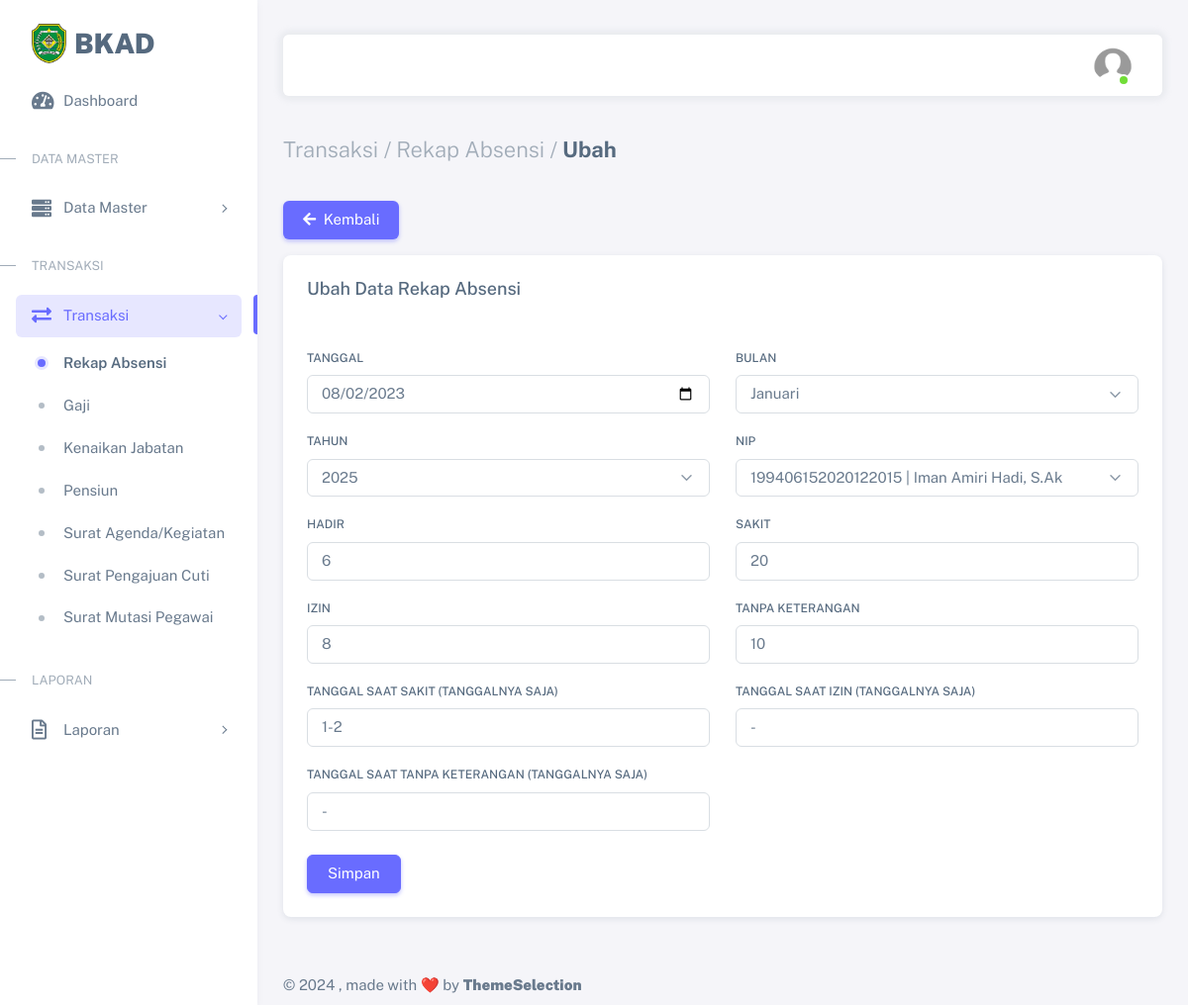
The page /admin/absensi_ed.php?id_absensi=17 (signed in) on the database its author committed.
### tables this page shows
CREATE TABLE `absensi` (
  `id_absensi` int(11) NOT NULL,
  `tgl` date NOT NULL,
  `bulan` varchar(22) NOT NULL,
  `tahun` year(4) NOT NULL,
  `id_pg` int(11) NOT NULL,
  `hadir` varchar(11) NOT NULL,
  `sakit` varchar(11) NOT NULL,
  `izin` varchar(11) NOT NULL,
  `tanpa_ket` varchar(11) NOT NULL,
  `tgl_sakit` varchar(25) NOT NULL,
  `tgl_ijin` varchar(25) NOT NULL,
  `tgl_tk` varchar(25) NOT NULL
);

### admin/absensi_ed.php (the view, shortened to what this page needs)
<?php
require_once('../head.php');
$id_absensi  = $_GET['id_absensi'];
$query = mysqli_query(
  $koneksi,
  "SELECT * FROM absensi
  INNER JOIN t_pegawai ON absensi.id_pg=t_pegawai.id_pg
  WHERE absensi.id_absensi = $id_absensi"
);
$row = mysqli_fetch_array($query);
?>
<div class="layout-wrapper layout-content-navbar">
  <div class="layout-container">
    <aside id="layout-menu" class="layout-menu menu-vertical menu bg-menu-theme">
      <div class="app-brand demo d-grid">
        <a href="index.php" class="app-brand-link">
          <span class="app-brand-logo demo">
            <img src="../assets/img/logo/tapin.png" width="35" class="img-fluid">
          </span>
          <span class="app-brand-text demo menu-text fw-bolder ms-2 text-uppercase">BKAD</span>
        </a>
      </div>
      <ul class="menu-inner py-1">
        <li class="menu-item">
          <a href="index.php" class="menu-link">
            <i class="menu-icon fas fa-tachometer-alt"></i>
            <div data-i18n="Dashboard">Dashboard</div>
          </a>
        </li>
        <li class="menu-header small text-uppercase">
          <span class="menu-header-text">Data Master</span>
        </li>
        <li class="menu-item">
          <a href="javascript:void(0);" class="menu-link menu-toggle">
            <i class="menu-icon fas fa-server"></i>
            <div data-i18n="Data Master">Data Master</div>
          </a>
        </li>
        <li class="menu-header small text-uppercase">
          <span class="menu-header-text">Transaksi</span>
        </li>
        <li class="menu-item active open">
          <a href="javascript:void(0);" class="menu-link menu-toggle">
            <i class="menu-icon fas fa-exchange-alt"></i>
            <div data-i18n="Transaksi">Transaksi</div>
          </a>
          <ul class="menu-sub">
            <li class="menu-item active">
              <a href="absensi.php" class="menu-link">
                <div data-i18n="Absensi">Rekap Absensi</div>
              </a>
            </li>
            <li class="menu-item">
              <a href="gaji.php" class="menu-link">
                <div data-i18n="Gaji">Gaji</div>
              </a>
            </li>
            <li class="menu-item">
              <a href="kenaikan.php" class="menu-link">
                <div data-i18n="Kenaikan Jabatan">Kenaikan Jabatan</div>
              </a>
            </li>
            <li class="menu-item">
              <a href="pensiun.php" class="menu-link">
                <div data-i18n="Pensiun">Pensiun</div>
              </a>
            </li>
            <li class="menu-item">
              <a href="agenda.php" class="menu-link">
                <div data-i18n="Surat Agenda">Surat Agenda/Kegiatan</div>
              </a>
            </li>
            <li class="menu-item">
              <a href="cuti.php" class="menu-link">
                <div data-i18n="Surat Pengajuan Cuti">Surat Pengajuan Cuti</div>
              </a>
            </li>
            <li class="menu-item">
              <a href="mutasi.php" class="menu-link">
                <div data-i18n="Surat Mutasi Pegawai">Surat Mutasi Pegawai</div>
              </a>
            </li>
          </ul>
        </li>
        <li class="menu-header small text-uppercase">
          <span class="menu-header-text">Laporan</span>
        </li>
        <li class="menu-item">
          <a href="javascript:void(0);" class="menu-link menu-toggle">
            <i class="menu-icon far fa-file-alt"></i>
            <div data-i18n="Laporan">Laporan</div>
          </a>
        </li>
      </ul>
    </aside>
    <div class="layout-page">
      <nav class="layout-navbar container-xxl navbar navbar-expand-xl navbar-detached align-items-center bg-navbar-theme" id="layout-navbar">
        <div class="navbar-nav-right d-flex align-items-center" id="navbar-collapse">
          <ul class="navbar-nav flex-row align-items-center ms-auto">
            <li class="nav-item navbar-dropdown dropdown-user dropdown">
              <a class="nav-link dropdown-toggle hide-arrow" href="javascript:void(0);" data-bs-toggle="dropdown">
                <div class="avatar avatar-online">
                  <img src="../assets/img/avatars/user.png" alt class="w-px-40 h-auto rounded-circle" />
                </div>
              </a>
            </li>
          </ul>
        </div>
      </nav>
      <div class="content-wrapper">
        <div class="container-xxl flex-grow-1 container-p-y">
          <h4 class="fw-bold py-3 mb-4">
            <span class="text-muted fw-light">Transaksi /</span>
            <span class="text-muted fw-light">Rekap Absensi /</span>
            <span>Ubah</span>
          </h4>
          <div class="row">
            <div class="col-md-12">
              <ul class="nav nav-pills flex-column flex-md-row mb-3">
                <li class="nav-item">
                  <a class="nav-link active" href="absensi.php">
                    <i class="fas fa-arrow-left me-1"></i>
                    Kembali
                  </a>
                </li>
              </ul>
              <div class="card mb-4">
                <h5 class="card-header">Ubah Data Rekap Absensi</h5>
                <form action="" method="POST">
                  <div class="card-body">
                    <div class="row">
                      <div class="mb-3 col-md-6">
                        <label for="tgl" class="form-label">Tanggal</label>
                        <input class="form-control" type="date" name="tgl" id="tgl" value="<?= $row['tgl']; ?>" required />
                      </div>
                      <div class="mb-3 col-md-6">
                        <label for="bulan" class="form-label">Bulan</label>
                        <select class="select2 form-select" name="bulan" id="bulan">
                          <?php
                          $bulan = array("Januari", "Februari", "Maret", "April", "Mei", "Juni", "Juli", "Agustus", "September", "Oktober", "November", "Desember");
                          foreach ($bulan as $item) { ?>
                          <option value="<?= $item ?>"
														<?php if ($item == $row['bulan']) {
                              echo 'selected';
                            } ?>>
															<?= $item ?>
														</option>
                          <?php } ?>
                        </select>
                      </div>
                      <div class="mb-3 col-md-6">
                        <label for="tahun" class="form-label">Tahun</label>
                        <select name="tahun" id="tahun" class="select2 form-select">
                          <?php
                          for ($i = 2023; $i < 2035; $i++) { ?>
                            <option value="<?= $i ?>"
														<?php if ($i == $row['tahun']) {
                              echo 'selected';
                            } ?>>
															<?= $i ?>
														</option>
                          <?php } ?>
                        </select>
                      </div>
                      <div class="mb-3 col-md-6">
                        <label for="nip" class="form-label">NIP</label>
                        <select name="id_pg" id="nip" class="select2 form-select">
                          <?php
                          $queryPegawai = mysqli_query(
                            $koneksi,
                            "SELECT * FROM t_pegawai ORDER BY nama_lengkap ASC"
                          );
                          while ($rowPegawai = mysqli_fetch_array($queryPegawai)) {
                          ?>
                          <option value="<?= $rowPegawai['id_pg']; ?>"
                          <?php if ($rowPegawai['nip'] . '|' . $rowPegawai['nama_lengkap'] == $row['nip'] . '|' . $row['nama_lengkap']) {
                              echo 'selected';
                            } ?>>
                            <?= $rowPegawai['nip']; ?> | <?= $rowPegawai['nama_lengkap']; ?>
                          </option>
                        <?php
                          }
                        ?>
                        </select>
                      </div>
                      <div class="mb-3 col-md-6">
                        <label for="hadir" class="form-label">Hadir</label>
                        <input class="form-control" type="number" name="hadir" id="hadir" placeholder="0" value="<?= $row['hadir']; ?>" required />
                      </div>
                      <div class="mb-3 col-md-6">
                        <label for="sakit" class="form-label">Sakit</label>
                        <input class="form-control" type="number" name="sakit" id="sakit" placeholder="0" value="<?= $row['sakit']; ?>" required />
                      </div>
                      <div class="mb-3 col-md-6">
                        <label for="izin" class="form-label">Izin</label>
                        <input class="form-control" type="number" name="izin" id="izin" placeholder="0" value="<?= $row['izin']; ?>" required />
                      </div>
                      <div class="mb-3 col-md-6">
                        <label for="tanpa_ket" class="form-label">Tanpa Keterangan</label>
                        <input class="form-control" type="number" name="tanpa_ket" id="tanpa_ket" placeholder="0" value="<?= $row['tanpa_ket']; ?>" required />
                      </div>
                      <div class="mb-3 col-md-6">
                        <label for="tgl_sakit" class="form-label">Tanggal Saat Sakit (tanggalnya saja)</label>
                        <input class="form-control" type="text" name="tgl_sakit" id="tgl_sakit" placeholder="-" value="<?= $row['tgl_sakit']; ?>" required />
                      </div>
                      <div class="mb-3 col-md-6">
                        <label for="tgl_ijin" class="form-label">Tanggal Saat Izin (tanggalnya saja)</label>
                        <input class="form-control" type="text" name="tgl_ijin" id="tgl_ijin" placeholder="-" value="<?= $row['tgl_ijin']; ?>" required />
                      </div>
                      <div class="mb-3 col-md-6">
                        <label for="tgl_tk" class="form-label">Tanggal Saat Tanpa Keterangan (tanggalnya saja)</label>
                        <input class="form-control" type="text" name="tgl_tk" id="tgl_tk" placeholder="-" value="<?= $row['tgl_tk']; ?>" required />
                      </div>
                      <div class="mt-2">
                        <button type="submit" name="ubah" class="btn btn-primary me-2">Simpan</button>
                      </div>
                    </div>
                </form>
              </div>
            </div>
          </div>
        </div>
      </div>
      <?php require_once("../footer.php"); ?>

### assets/css/demo.css (style rules this page uses)
.menu .app-brand.demo { height: 64px; margin-top: 12px; }
.app-brand-text.demo { font-size: 1.75rem; letter-spacing: -0.5px; text-transform: lowercase; }

### rows shown on the page
absensi: tgl "08/02/2023", bulan "Januari", tahun "2025", hadir "6", sakit "20", izin "8", tanpa_ket "10", tgl_sakit "1-2", tgl_ijin "-", tgl_tk "-"

### other values the page prints
form field id_pg "199406152020122015 | Iman Amiri Hadi, S.Ak"
